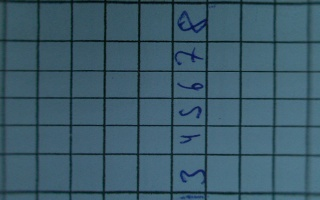
#> input picture final20.jpg, 320 x 200 px; its folder holds 9 pictures in this run
$ python -i main.py   (imports and definitions only)
#> lines starting #> are read from the running program, lines starting #| are printed output that depends on the picture
### concatt.py
import cv2
import numpy as np
import json
# [33 lines left out: functions vconcat_resize, calibrated_image, not called in this run]
    # cv2.waitKey(0)
    # cv2.destroyAllWindows()


images=[]
Shape=[]
pad=80

n=1
ver=0
hori=0

n2=1
ver2=0
hori2=0

n3=1
ver3=0
hori3=0

n4=1
ver4=0
hori4=0


img_no=1
images.append(cv2.imread("final20.jpg"))
images.append(cv2.imread("final21.jpg"))
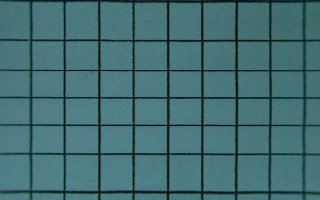
#> input picture final21.jpg, 320 x 200 px
images.append(cv2.imread("final22.jpg"))
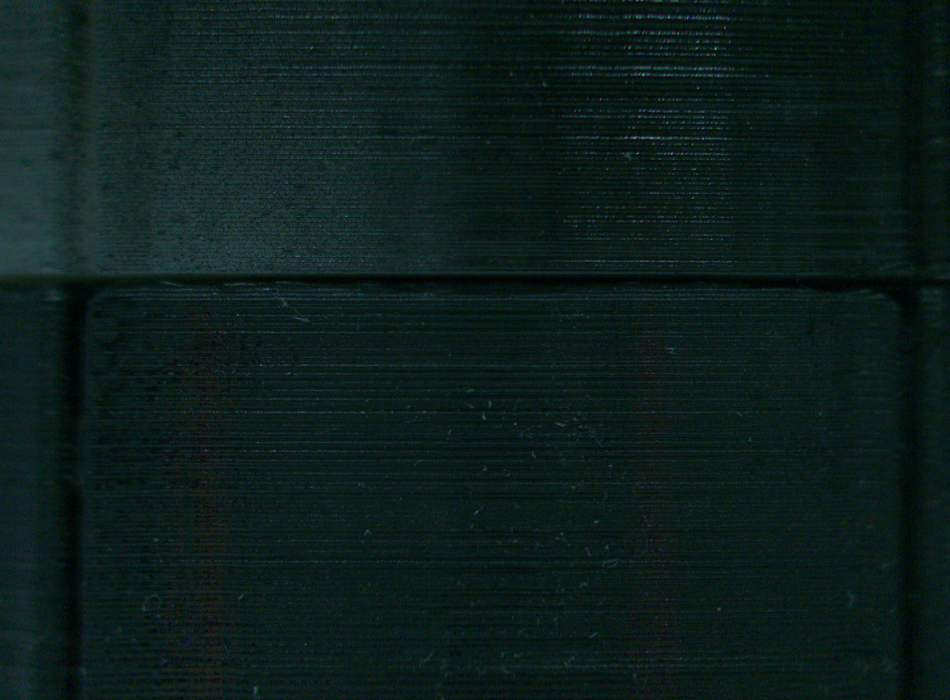
#> input picture final22.jpg, 1900 x 1400 px (shown at 1/2 size)
images.append(cv2.imread("final23.jpg"))
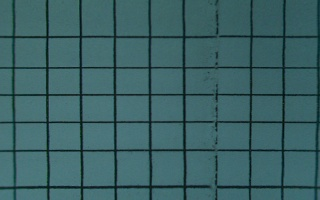
#> input picture final23.jpg, 320 x 200 px

Shape.append(images[0].shape[:2])
Shape.append(images[1].shape[:2])
Shape.append(images[2].shape[:2])
Shape.append(images[3].shape[:2])

print(Shape)
#| [(200, 320), (200, 320), (1400, 1900), (200, 320)]
H,W=0,0

for shape in Shape:

    sh,sw =shape
    H=sh
    W+=sw
#> after the loop, W = 2860
bg_img= cv2.copyMakeBorder(np.zeros((H,W,3),np.uint8), pad, pad, pad, pad, cv2.BORDER_CONSTANT, None, value = 0)

pre=1
f_=0
ori={"bg_shape":[pad,H,W]}
#> ori = {'bg_shape': [80, 200, 2860]}
# [192 lines left out: functions clear, mover_image, not called in this run]

# [1 lines that do not run on import are left out]

### main.py
from tkinter import *
from tkinter import ttk , messagebox
import json
import cv2
from PIL import ImageTk, Image, ImageGrab
from concatt import *
from start import *
import multiprocessing
import threading
from threading import Thread, Lock
from tkinter.messagebox import askyesno
import matplotlib.pyplot as plt
import os
final_img=0
good_img,bad_img = 0,0
dia_lbl = None
# lock = threading.Lock()
# lock =Lock()
image_label8 = None

# [5 lines of commented-out code are left out]
# [1 line not run here, left out]

# [41 lines left out: functions center_window, preview_camera, load_image, logo, not called in this run]

calib_flage = False

#
popup = None

# [20 lines left out: functions popup_window, destroy_popup, not called in this run]


# directory_path(1)

def last_window():
    # global popup
    global calib_flage
    if calib_flage:
        pass
    else:
        calib_flage = True
#> (the run stopped early here; a loop or call above may not have finished)
